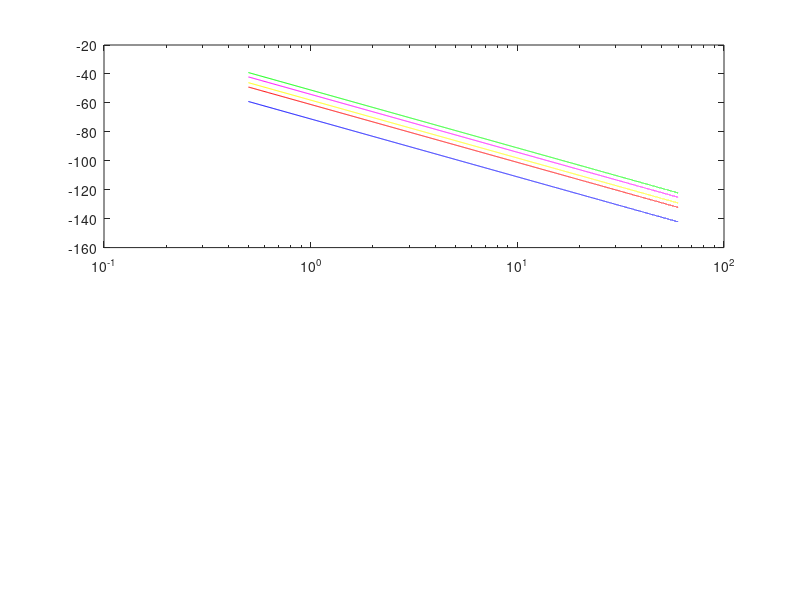

Write MATLAB code to recreate this figure. (Note: this script raises an error after producing the figure.)
%% Parameter sigma

% sigma_Multi = [1 10 20 50]; %in m2
sigma_1 = 1;        % 
sigma_10 = 10;      % 
sigma_20 = 20;      % 
sigma_50 = 50;      % 
sigma_100 = 100;    %
R = linspace(0.5,60,10000);
c = 300e6;          % Speed of light

% sigma_defined = linspace(1,50,50);
%S = 118;
% max_range = 2^12;
% min_bit   = 2^3;
% max_voltage = 3;
% min_voltage = max_voltage / max_range * min_bit;

%% Round-trip loss
S1 = log10(R./0.0167./(sigma_1.^0.25)).* -40;
S10 = log10(R./0.0167./(sigma_10.^0.25)).* -40;
S20 = log10(R./0.0167./(sigma_20.^0.25)).* -40;
S50 = log10(R./0.0167./(sigma_50.^0.25)).* -40;
S100 = log10(R./0.0167./(sigma_100.^0.25)).* -40;
%% Calculations of Frequency
tToF = 2.* R ./ c; %time Time of Flight
Bsweep = 260e6; %Given by radar
Tsweep = 1.0e-3;  %Choosen
s = Bsweep / Tsweep;
fbeat = s .* tToF;
dR = c/(2*Bsweep);

%% Plot in Distance 
figure(1)
subplot(2,1,1);
    semilogx(R,S1,'b',R,S10,'r',R,S20,'y',R,S50,'m',R,S100,'g');
    yline(-117,'-r')
    legend("1m^2","10m^2","20m^2","50m^2","100m^2","limit")
    grid on
    xlabel("Distance in m")
    ylabel("Signal loss in dB")

%% Plot in Distance 
subplot(2,1,2);
    semilogx(fbeat,S1,'b',fbeat,S10,'r',fbeat,S20,'y',fbeat,S50,'m',fbeat,S100,'g');
    yline(-117,'-r')
    legend("1m^2","10m^2","20m^2","50m^2","100m^2","limit")
    grid on
    xlabel("Received frequency in Hz")
    ylabel("Signal loss in dB")
    %%fs/2 @ 50 kHz
